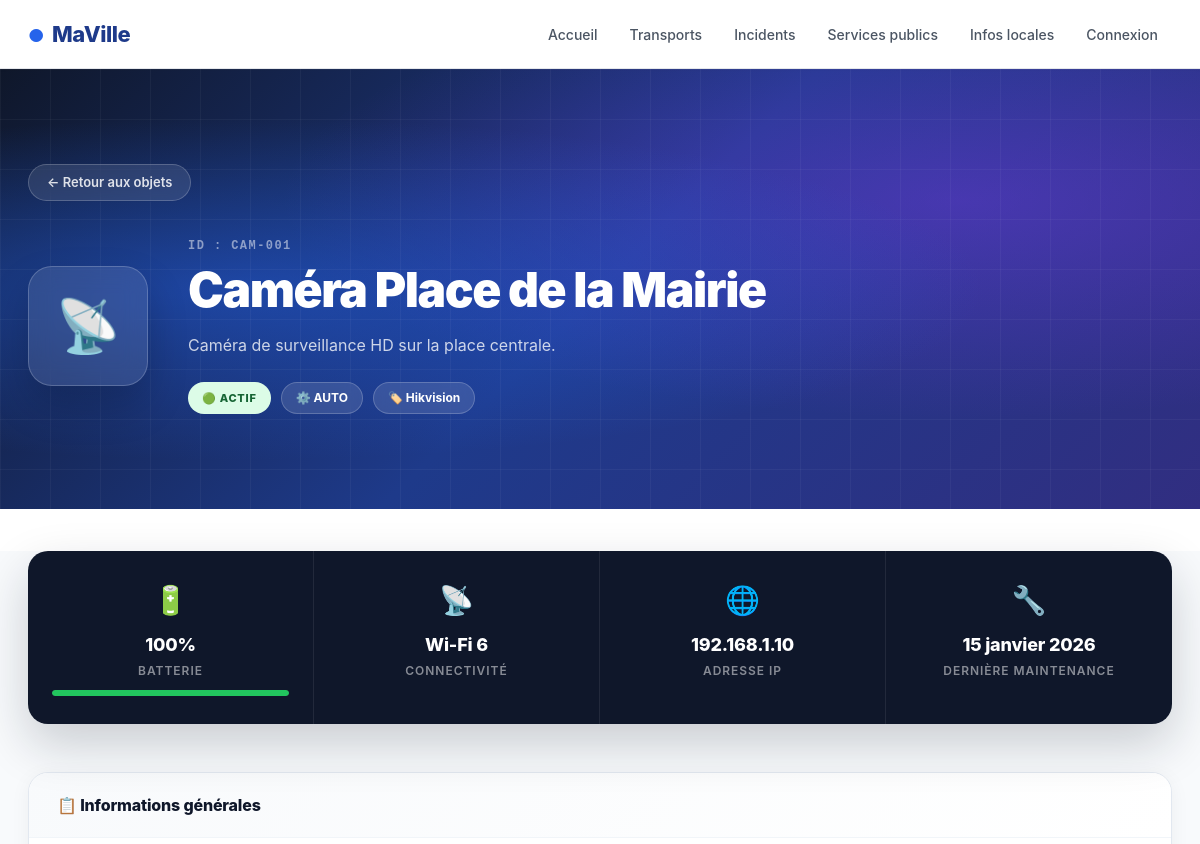
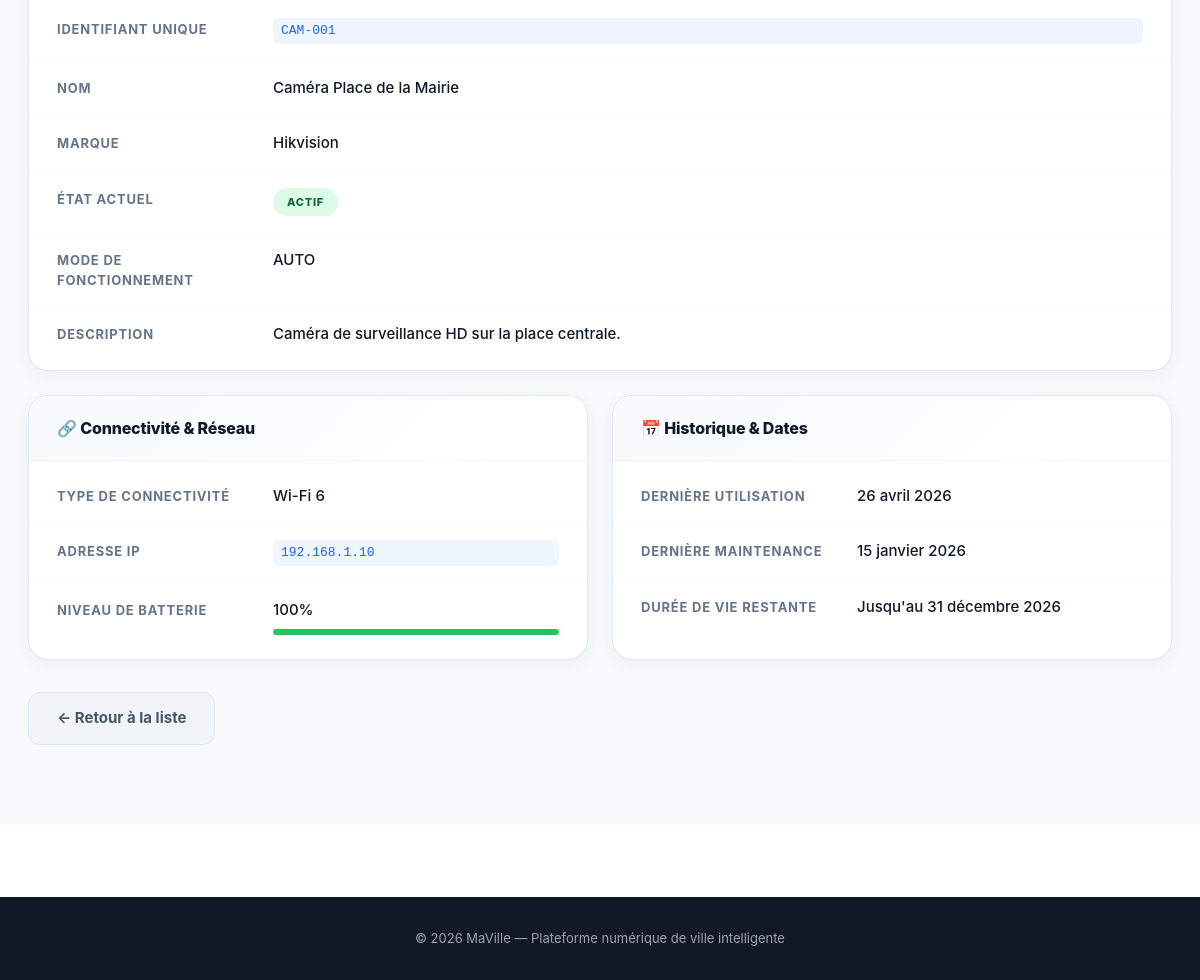
/produit/CAM-001/, run on the app's committed database (2 pictures, top to bottom).
### monapp/models.py (models this page shows, shortened)
class Produit(models.Model):
    ID                       = models.CharField(max_length=100, primary_key=True)
    Nom                      = models.CharField(max_length=100)
    Connectiviter_type       = models.CharField(max_length=100)
    etat                     = models.CharField(max_length=20, choices=EtatObjet.choices, default=EtatObjet.INACTIF)
    marque                   = models.CharField(max_length=100)
    mode                     = models.CharField(max_length=20, choices=MODE.choices, default=MODE.AUTOMATIQUE)
    Bactterie                = models.IntegerField()
    Adresse_IP               = models.GenericIPAddressField()
    Temp_restante            = models.DateField()
    Date_dernier_maintenance = models.DateField()
    Date_dernier_utilisation = models.DateField()
    Description              = models.TextField()
    photo                    = models.ImageField(upload_to='photos/outils/', null=True, blank=True)

### monapp/views.py (the view, shortened to what this page needs)
# urls.py: path('produit/<str:id>/', views.detail_produit, name='detail_produit'),
def detail_produit(request, id):
    produit = get_object_or_404(Produit, ID=id)
    return render(request, 'produits/detail_produit.html', {'produit': produit})

### monapp/templates/produits/detail_produit.html (shortened to what this page needs)
{% extends 'monapp/base.html' %}
{% load static %}
{% block extra_head %}
<link rel="stylesheet" href="{% static 'detail_produit.css' %}">
{% endblock %}
{% block hero %}
<section class="detail-hero">
    <div class="detail-hero-bg"></div>
    <div class="detail-hero-inner">
        <a href="{% url 'accueil' %}#objets" class="btn-retour">
            ← Retour aux objets
        </a>
        <div class="detail-hero-content">
            <div class="detail-hero-icon">
                {% if produit.photo %}
                    <img src="{{ produit.photo.url }}" alt="{{ produit.Nom }}">
                {% else %}
                    📡
                {% endif %}
            </div>
            <div class="detail-hero-info">
                <div class="detail-id">ID : {{ produit.ID }}</div>
                <h2>{{ produit.Nom }}</h2>
                <p class="detail-lead">{{ produit.Description }}</p>
                <div class="detail-badges">
                    <span class="etat-badge etat-{{ produit.etat|lower }}">
                        {% if produit.etat == 'ACTIF' %}🟢
                        {% elif produit.etat == 'INACTIF' %}⚫
                        {% elif produit.etat == 'PANNE' %}🔴
                        {% elif produit.etat == 'MAINTENANCE' %}🟡
                        {% elif produit.etat == 'DECONNECTE' %}🔵
                        {% endif %}
                        {{ produit.etat }}
                    </span>
                    <span class="mode-badge">⚙️ {{ produit.mode }}</span>
                    <span class="marque-badge">🏷️ {{ produit.marque }}</span>
                </div>
            </div>
        </div>
    </div>
</section>
{% endblock %}
{% block content %}
<div class="detail-page">
    <div class="wrap">
        <section class="detail-stats-bar">
            <div class="detail-stat">
                <div class="detail-stat-icon">🔋</div>
                <div class="detail-stat-value">{{ produit.Bactterie }}%</div>
                <div class="detail-stat-label">Batterie</div>
                <div class="batt-bar">
                    <div class="batt-fill" id="batt-fill"></div>
                </div>
            </div>
            <div class="detail-stat">
                <div class="detail-stat-icon">📡</div>
                <div class="detail-stat-value">{{ produit.Connectiviter_type }}</div>
                <div class="detail-stat-label">Connectivité</div>
            </div>
            <div class="detail-stat">
                <div class="detail-stat-icon">🌐</div>
                <div class="detail-stat-value">{{ produit.Adresse_IP }}</div>
                <div class="detail-stat-label">Adresse IP</div>
            </div>
            <div class="detail-stat">
                <div class="detail-stat-icon">🔧</div>
                <div class="detail-stat-value">{{ produit.Date_dernier_maintenance }}</div>
                <div class="detail-stat-label">Dernière maintenance</div>
            </div>
        </section>
        <div class="detail-grid">
            <section class="detail-card">
                <div class="detail-card-header">
                    <h3>📋 Informations générales</h3>
                </div>
                <div class="detail-card-body">
                    <div class="detail-row">
                        <span class="detail-key">Identifiant unique</span>
                        <span class="detail-val mono">{{ produit.ID }}</span>
                    </div>
                    <div class="detail-row">
                        <span class="detail-key">Nom</span>
                        <span class="detail-val">{{ produit.Nom }}</span>
                    </div>
                    <div class="detail-row">
                        <span class="detail-key">Marque</span>
                        <span class="detail-val">{{ produit.marque }}</span>
                    </div>
                    <div class="detail-row">
                        <span class="detail-key">État actuel</span>
                        <span class="detail-val">
                            <span class="etat-badge etat-{{ produit.etat|lower }}">
                                {{ produit.etat }}
                            </span>
                        </span>
                    </div>
                    <div class="detail-row">
                        <span class="detail-key">Mode de fonctionnement</span>
                        <span class="detail-val">{{ produit.mode }}</span>
                    </div>
                    <div class="detail-row">
                        <span class="detail-key">Description</span>
                        <span class="detail-val">{{ produit.Description }}</span>
                    </div>
                </div>
            </section>
            <section class="detail-card">
                <div class="detail-card-header">
                    <h3>🔗 Connectivité & Réseau</h3>
                </div>
                <div class="detail-card-body">
                    <div class="detail-row">
                        <span class="detail-key">Type de connectivité</span>
                        <span class="detail-val">{{ produit.Connectiviter_type }}</span>
                    </div>
                    <div class="detail-row">
                        <span class="detail-key">Adresse IP</span>
                        <span class="detail-val mono">{{ produit.Adresse_IP }}</span>
                    </div>
                    <div class="detail-row">
                        <span class="detail-key">Niveau de batterie</span>
                        <span class="detail-val">
                            {{ produit.Bactterie }}%
                            <div class="batt-bar inline-batt">
                                <div class="batt-fill" style="width: {{ produit.Bactterie }}%; background: {% if produit.Bactterie > 60 %}#22c55e{% elif produit.Bactterie > 30 %}#f59e0b{% else %}#ef4444{% endif %}"></div>
                            </div>
                        </span>
                    </div>
                </div>
            </section>
            <section class="detail-card">
                <div class="detail-card-header">
                    <h3>📅 Historique & Dates</h3>
                </div>
                <div class="detail-card-body">
                    <div class="detail-row">
                        <span class="detail-key">Dernière utilisation</span>
                        <span class="detail-val">{{ produit.Date_dernier_utilisation }}</span>
                    </div>
                    <div class="detail-row">
                        <span class="detail-key">Dernière maintenance</span>
                        <span class="detail-val">{{ produit.Date_dernier_maintenance }}</span>
                    </div>
                    <div class="detail-row">
                        <span class="detail-key">Durée de vie restante</span>
                        <span class="detail-val">Jusqu'au {{ produit.Temp_restante }}</span>
                    </div>
                </div>
            </section>
        </div>
        <div class="detail-actions">
            <a href="{% url 'accueil' %}#objets" class="btn-action btn-secondary">
                ← Retour à la liste
            </a>
        </div>
    </div>
</div>
{% endblock %}
{% block footer %}
<footer class="site-footer">
    <div class="wrap">
        <p>&copy; 2026 MaVille — Plateforme numérique de ville intelligente</p>
    </div>
</footer>
{% endblock %}

### monapp/static/style.css (style rules this page uses)
* { box-sizing: border-box; margin: 0; padding: 0; }
html { -webkit-text-size-adjust: 100%; scroll-behavior: smooth; }
body { min-height: 100vh; font-family: -apple-system, BlinkMacSystemFont, "Segoe UI", Roboto, Arial, sans-serif; color: #1f2937; background: #ffffff; line-height: 1.5; }
.wrap { max-width: 1200px; margin: 0 auto; padding: 0 28px; width: 100%; }
.site-footer { background: #111827; color: #9ca3af; padding: 32px 0; text-align: center; font-size: 13px; }

### data on the page
Produit: ID "CAM-001", Nom "Caméra Place de la Mairie", Description "Caméra de surveillance HD sur la place centrale.", etat "ACTIF", mode "AUTO", marque "Hikvision", Bactterie "100", Connectiviter_type "Wi-Fi 6", Adresse_IP "192.168.1.10", Date_dernier_maintenance "15 janvier 2026", Date_dernier_utilisation "26 avril 2026", Temp_restante "31 décembre 2026"
